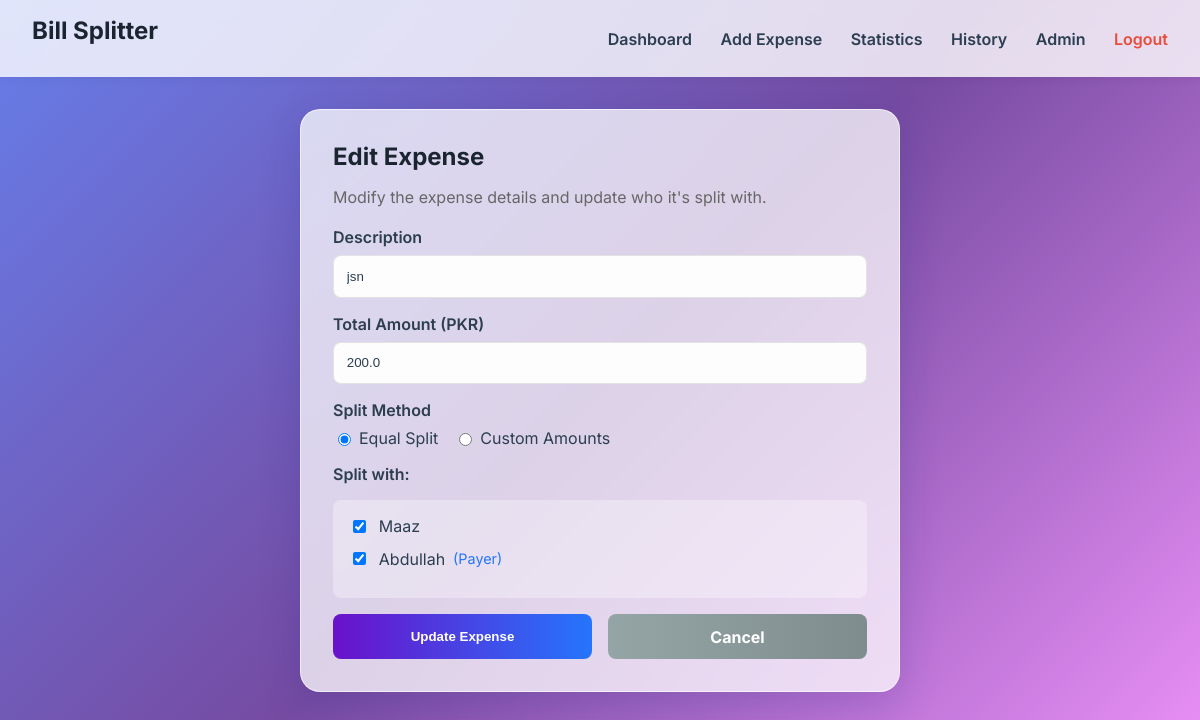
Screenshot of /edit_expense/2 (signed in) with the database file from the repository.
### models.py (models this page shows)
class Expense(db.Model):
    id = db.Column(db.Integer, primary_key=True)
    description = db.Column(db.String(200), nullable=False)
    amount = db.Column(db.Float, nullable=False)
    date = db.Column(db.DateTime, default=datetime.utcnow)
    payer_id = db.Column(db.Integer, db.ForeignKey('user.id'), nullable=False)
    settlements = db.relationship('Settlement', backref='expense', lazy=True, cascade="all, delete-orphan")

class User(UserMixin, db.Model):
    id = db.Column(db.Integer, primary_key=True)
    username = db.Column(db.String(150), unique=True, nullable=False)
    password = db.Column(db.String(150), nullable=False)
    email = db.Column(db.String(200), nullable=True)
    is_admin = db.Column(db.Boolean, default=False)
    expenses_paid = db.relationship('Expense', backref='payer', lazy=True)
    settlements = db.relationship('Settlement', backref='debtor', lazy=True)

### app.py (the view, shortened to what this page needs)
@app.route('/edit_expense/<int:expense_id>', methods=['GET', 'POST'])
@login_required
def edit_expense(expense_id):
    expense = Expense.query.get_or_404(expense_id)
    if expense.payer_id != current_user.id and not current_user.is_admin:
        flash('Unauthorized')
        return redirect(url_for('history'))
    users = User.query.filter_by(is_admin=False).all()
    current_users = [s.user_id for s in expense.settlements]
    current_amounts = {s.user_id: s.amount_due for s in expense.settlements}
    return render_template('edit_expense.html', expense=expense, users=users, current_users=current_users, current_amounts=current_amounts)

### app.py (called while the page is built)
@login_manager.user_loader
def load_user(user_id):
    return User.query.get(int(user_id))

### templates/edit_expense.html (shortened to what this page needs)
{% extends "base.html" %}
{% block content %}
<div class="glass-container" style="max-width: 600px; margin: 2rem auto;">
    <h2>Edit Expense</h2>
    <p style="margin-bottom: 20px; color: #666;">Modify the expense details and update who it's split with.</p>
    <form action="{{ url_for('edit_expense', expense_id=expense.id) }}" method="POST" id="expenseForm">
        <div class="input-group">
            <label style="display: block; margin-bottom: 0.5rem; font-weight: 600;">Description</label>
            <input type="text" name="description" value="{{ expense.description }}" required autofocus>
        </div>
        <div class="input-group">
            <label style="display: block; margin-bottom: 0.5rem; font-weight: 600;">Total Amount (PKR)</label>
            <input type="number" step="0.01" name="amount" id="totalAmount" value="{{ expense.amount }}" required
                onchange="updateSplits()">
        </div>
        <div class="input-group">
            <label style="display: block; margin-bottom: 0.5rem; font-weight: 600;">Split Method</label>
            <div style="display: flex; gap: 1rem;">
                <label style="display: flex; align-items: center; cursor: pointer;">
                    <input type="radio" name="split_method" value="equal" checked onchange="toggleSplitMethod()"
                        style="width: auto; margin-right: 0.5rem;">
                    <span>Equal Split</span>
                </label>
                <label style="display: flex; align-items: center; cursor: pointer;">
                    <input type="radio" name="split_method" value="custom" onchange="toggleSplitMethod()"
                        style="width: auto; margin-right: 0.5rem;">
                    <span>Custom Amounts</span>
                </label>
            </div>
        </div>
        <div class="input-group">
            <label style="display: block; margin-bottom: 1rem; font-weight: 600;">Split with:</label>
            <div
                style="max-height: 400px; overflow-y: auto; background: rgba(255,255,255,0.3); padding: 1rem; border-radius: 8px;">
                {% if users %}
                {% for user in users %}
                <div class="checkbox-item"
                    style="margin-bottom: 0.8rem; display: flex; align-items: center; justify-content: space-between;">
                    <label style="display: flex; align-items: center; cursor: pointer; flex: 1;">
                        <input type="checkbox" name="selected_users" value="{{ user.id }}" {% if user.id in
                            current_users %}checked{% endif %} onchange="updateSplits()"
                            style="width: auto; margin-right: 0.8rem; cursor: pointer;">
                        <span style="font-size: 1rem;">{{ user.username }}</span>
                        {% if user.id == expense.payer_id %}
                        <span style="margin-left: 0.5rem; color: #2575fc; font-size: 0.9rem;">(Payer)</span>
                        {% endif %}
                    </label>
                </div>
                {% endfor %}
                {% else %}
                <p style="color: #999; text-align: center;">No users available.</p>
                {% endif %}
            </div>
        </div>
        <div style="display: flex; gap: 1rem; margin-top: 1rem;">
            <button type="submit" class="btn" style="flex: 1;">Update Expense</button>
            <a href="{{ url_for('history') }}" class="btn"
                style="flex: 1; background: linear-gradient(90deg, #95a5a6, #7f8c8d); text-align: center; text-decoration: none; display: flex; align-items: center; justify-content: center;">Cancel</a>
        </div>
    </form>
</div>
{% endblock %}

### static/style.css (style rules this page uses)
:root { --primary-color: #6a11cb; --secondary-color: #2575fc; --text-color: #2c3e50; --bg-color: #f3f4f6; --glass-bg: rgba(255, 255, 255, 0.75); --glass-border: rgba(255, 255, 255, 0.6); --card-shadow: 0 10px 40px 0 rgba(31, 38, 135, 0.2); --input-bg: rgba(255, 255, 255, 0.95); }
* { box-sizing: border-box; }
body { background: linear-gradient(135deg, #667eea 0%, #764ba2 50%, #f093fb 100%); background-attachment: fixed; color: var(--text-color); font-family: 'Inter', -apple-system, BlinkMacSystemFont, sans-serif; margin: 0; min-height: 100vh; display: flex; flex-direction: column; }
.glass-container { background: var(--glass-bg); backdrop-filter: blur(15px); -webkit-backdrop-filter: blur(15px); border: 1px solid var(--glass-border); border-radius: 20px; box-shadow: var(--card-shadow); padding: 2rem; margin: 1rem; }
.btn { background: linear-gradient(90deg, var(--primary-color), var(--secondary-color)); border: none; padding: 0.8rem 1.5rem; border-radius: 8px; color: white; cursor: pointer; font-weight: bold; transition: transform 0.2s, box-shadow 0.2s; }
.input-group { margin-bottom: 1rem; }
input { width: 100%; padding: 0.8rem; border-radius: 8px; border: 1px solid rgba(0, 0, 0, 0.1); background: var(--input-bg); color: var(--text-color); outline: none; box-sizing: border-box; transition: border-color 0.3s, box-shadow 0.3s; }
h1, h2, h3 { margin-top: 0; margin-bottom: 1rem; color: #1a252f; }

### rows the page displays
Expense: description "jsn", amount "200.0"
User: selected_users "☑", username "Maaz"
User: selected_users "☑", username "Abdullah", shows "(Payer)"
